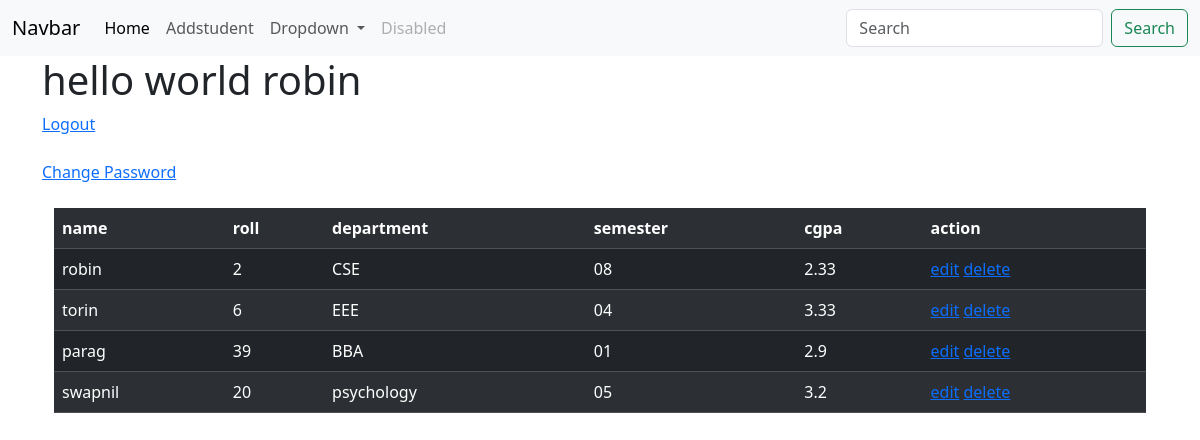
Before: /home/ (signed in) with the older database file.
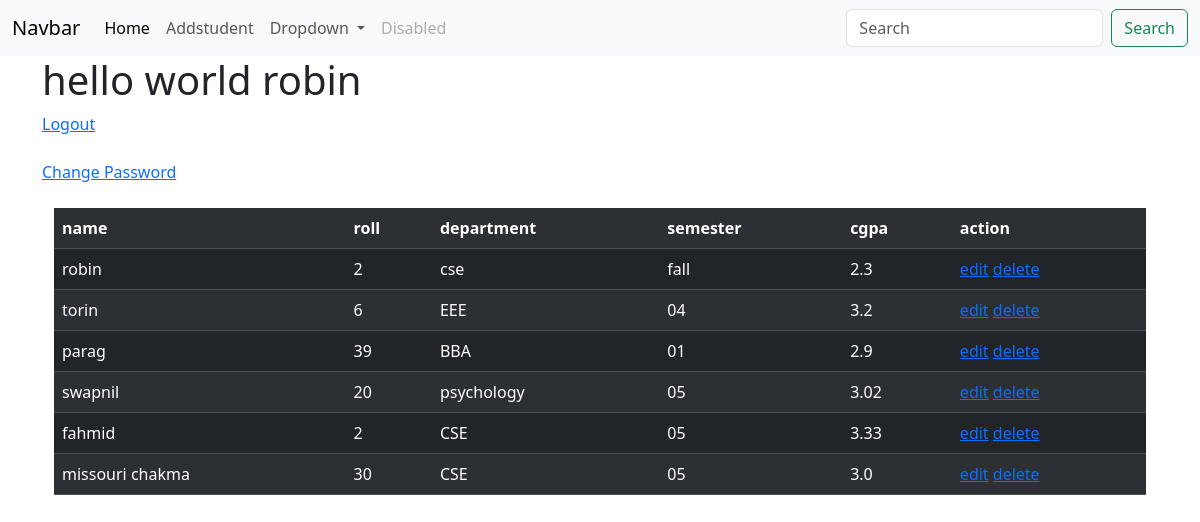
After: the same page with the newer database file.
### myapp/models.py (models this page shows, shortened)
class student(models.Model):
    name = models.CharField(max_length=255)
    department = models.CharField(max_length=255)
    roll = models.IntegerField()
    semester = models.CharField(max_length=255, null=True)
    cgpa = models.FloatField(null=True,blank=True)

### myapp/views.py (the view)
# urls.py: path('home/', home, name='home'),
@login_required
def home(request):
    name = "robin"
    students = student.objects.all()
    return render(request, 'index.html', {'dict_name': name, 'students': students})

### templates/index.html
{% extends 'base.html' %}
{% block content %}
<h1>hello world {{ dict_name }}</h1>
    <a href="{% url 'logout' %}">Logout</a><br><br>
    <a href="{% url 'updatepassword' %}">Change Password</a><br><br>
    <div class="container">
    <table class="table table-dark table-striped">
        <tr>
            <th>name</th>
            <th>roll</th>
            <th>department</th>
            <th>semester</th>
            <th>cgpa</th>
            <th>action</th>
        </tr>
        {% for i in students %}
        <tr>
            <td>{{ i.name }}</td>
            <td>{{ i.roll }}</td>
            <td>{{ i.department }}</td>
            <td>{{ i.semester }}</td>
            <td>{{ i.cgpa }}</td>
            <td>
                <a href="{% url 'studentUpdate' i.id %}">edit</a>
                <a href="{% url 'studentDelete' i.id %}">delete</a>
            </td>
        </tr>
        {% endfor %}
    </table>
    </div>
    {% endblock %}

### templates/base.html (shortened to what this page needs)
<!DOCTYPE html>
<html lang="en">
<head>
    <link href="https://cdn.jsdelivr.net/npm/bootstrap@5.3.8/dist/css/bootstrap.min.css" rel="stylesheet">
</head>
<body>
    {% include 'navbar.html' %}
    <div class="container">
        {% block content %} {% endblock content %}
    </div>
</body>
</html>

### templates/navbar.html (shortened to what this page needs)
{% load static %}
<nav class="navbar navbar-expand-lg bg-body-tertiary">
  <div class="container-fluid">
    <a class="navbar-brand" href="#">Navbar</a>
    <div class="collapse navbar-collapse" id="navbarSupportedContent">
      <ul class="navbar-nav me-auto mb-2 mb-lg-0">
        <li class="nav-item">
          <a class="nav-link active" aria-current="page" href="{% url 'home' %}">Home</a>
        </li>
        <li class="nav-item">
          <a class="nav-link" href="{% url 'addstudent' %}">Addstudent</a>
        </li>
        <li class="nav-item dropdown">
          <a class="nav-link dropdown-toggle" href="#" role="button" data-bs-toggle="dropdown" aria-expanded="false">
            Dropdown
          </a>
        </li>
        <li class="nav-item">
          <a class="nav-link disabled" aria-disabled="true">Disabled</a>
        </li>
      </ul>
      <form class="d-flex" role="search">
        <input class="form-control me-2" type="search" placeholder="Search" aria-label="Search"/>
        <button class="btn btn-outline-success" type="submit">Search</button>
      </form>
    </div>
  </div>
</nav>

Changed rows visible on the page:
changed student "robin": department "CSE" → "cse"; semester "08" → "fall"; cgpa "2.33" → "2.3"
changed student "torin": cgpa "3.33" → "3.2"
changed student "swapnil": cgpa "3.2" → "3.02"
added student: name "fahmid", roll "2", department "CSE", semester "05", cgpa "3.33"
added student: name "missouri chakma", roll "30", department "CSE", semester "05", cgpa "3.0"
